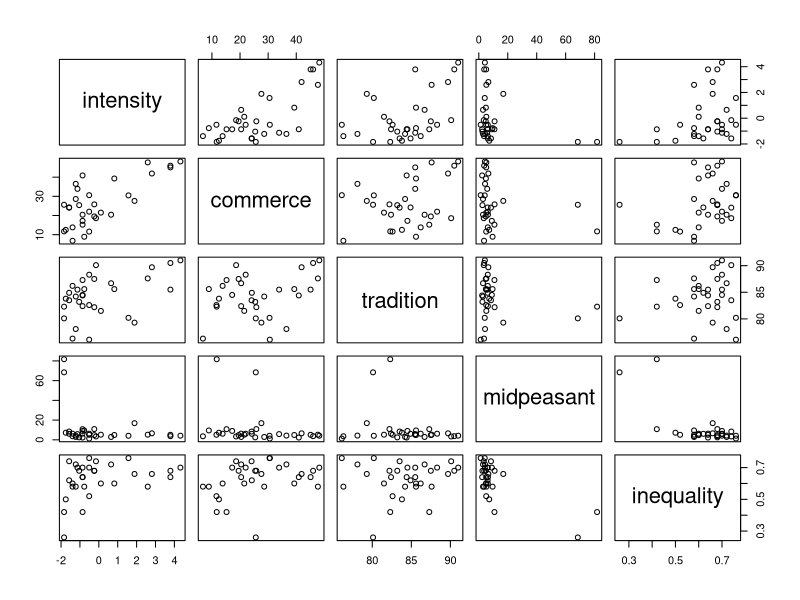
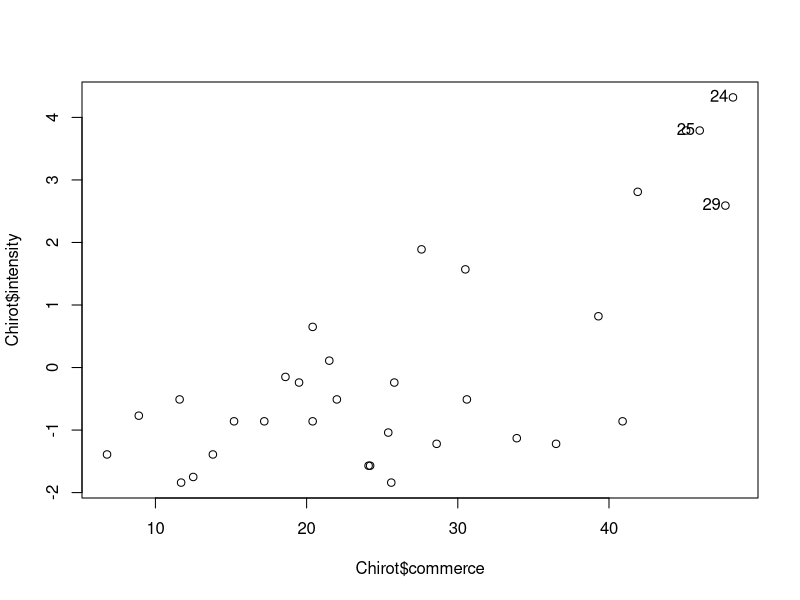
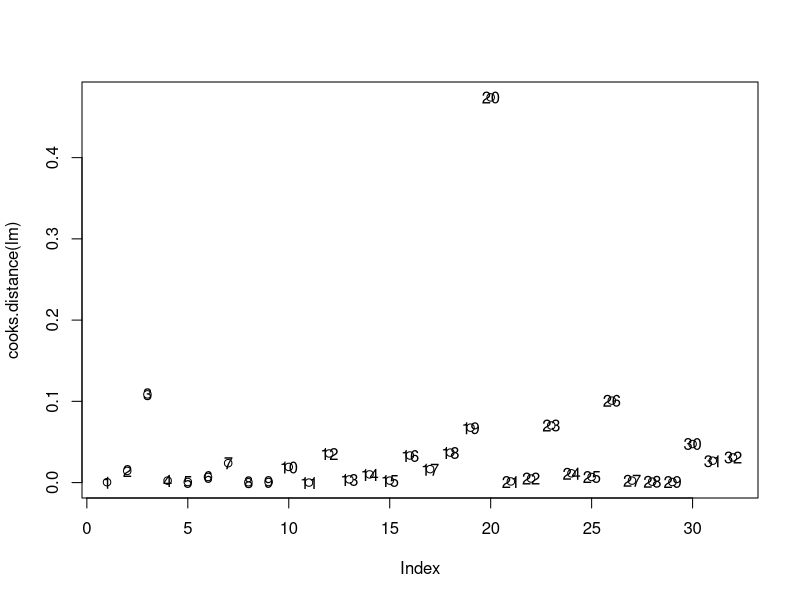
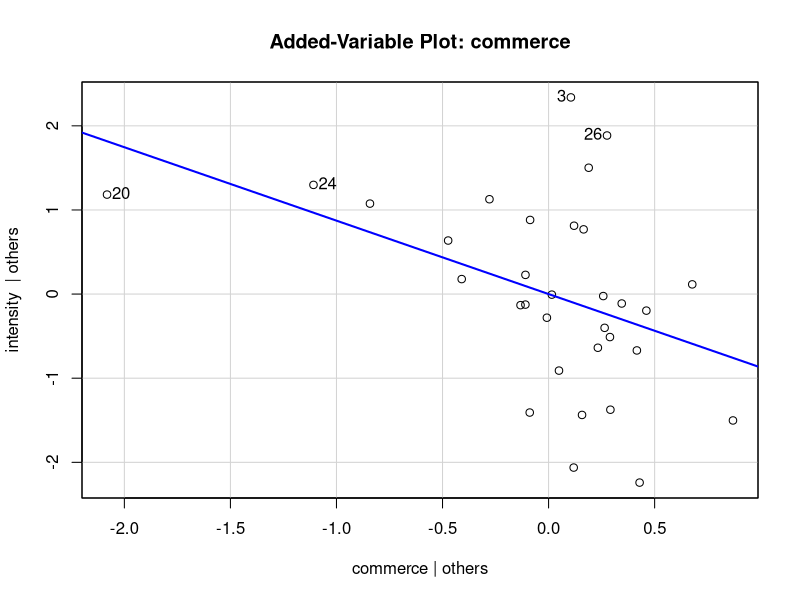
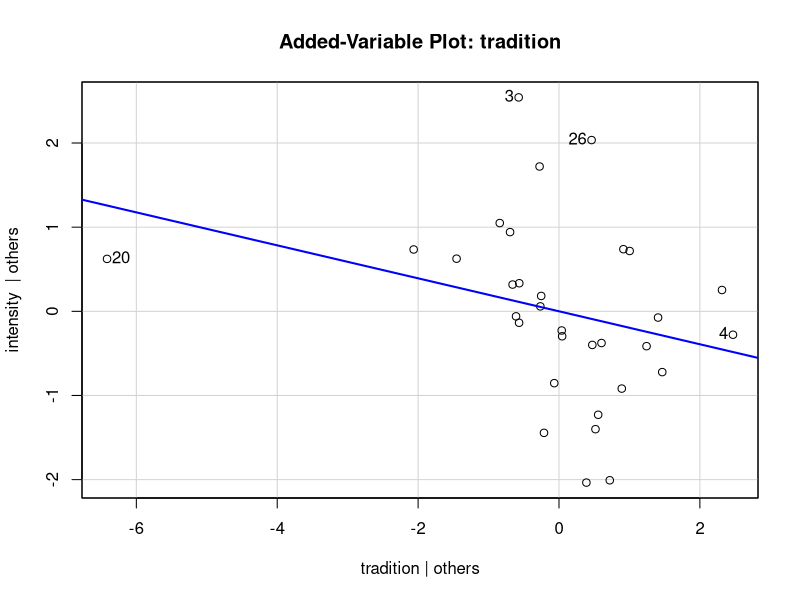
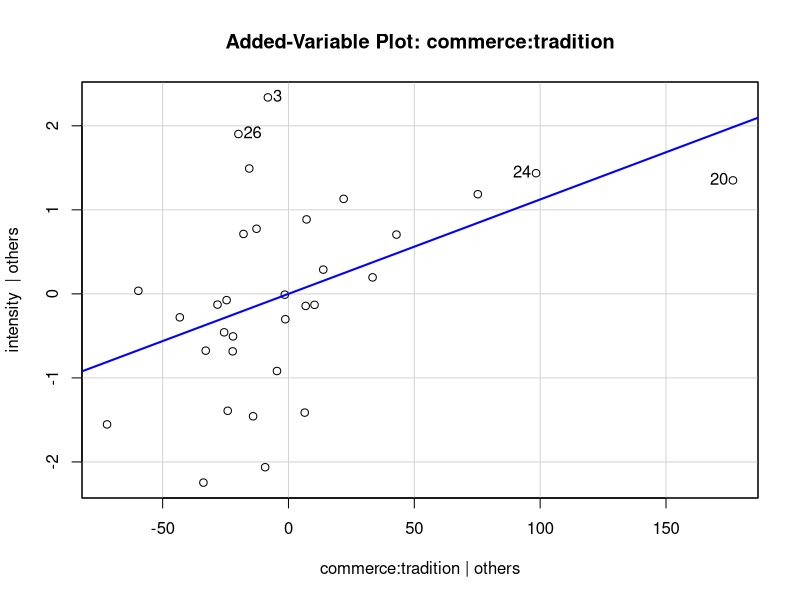
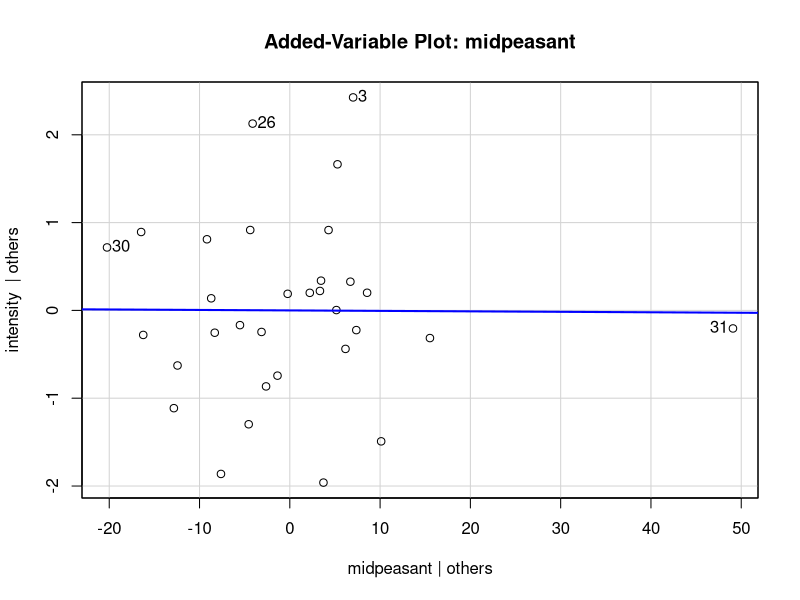
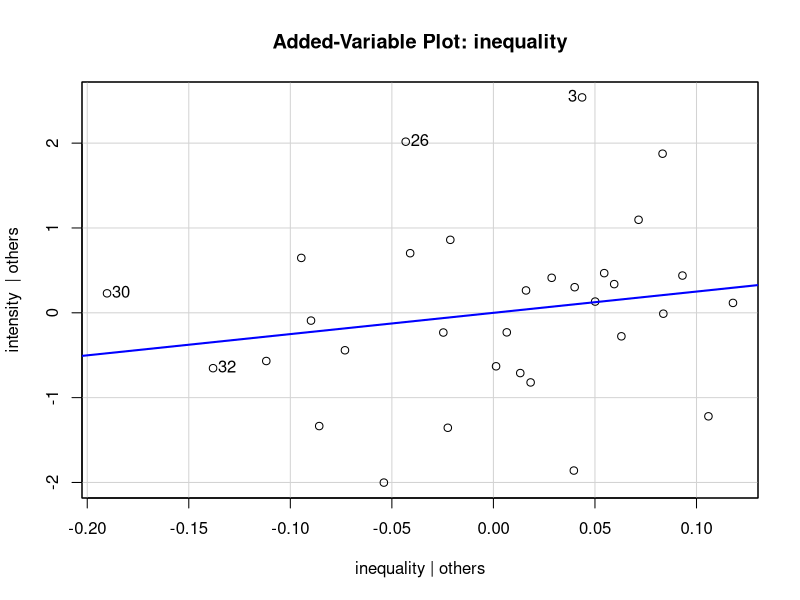

Here is the R script that generated these plots, in order:
## ---- chunk 1
knitr::opts_chunk$set(echo = TRUE)

# Here you load the necessary packages.
# Here you enter your name: Soju Hokari - It won't show in the .html file but show in the .rmd file.
library(car)

# Do the things I did for HW 4 to clean the data
advertising <- read.csv("datasets/advertising2.csv")

# reorder the factor levels
advertising$Day <- factor(advertising$Day, levels = c(
  "Monday",
  "Tuesday",
  "Wednesday",
  "Thursday",
  "Friday"
))
advertising$Section <- factor(advertising$Section)
levels(advertising$Day)
## ---- chunk 2
# To test if there is a significant difference in number of inquiries between
#   the two section on Monday, we do a multiple comparison.
advertising$grouping <- advertising$Day:advertising$Section

contrasts(advertising$grouping) <- contr.sum(levels(advertising$grouping))

contrasts(advertising$grouping)

levels(advertising$grouping)

linearHypothesis(
  lm(data = advertising, Inquiries ~ grouping),
  c(0, 1, -1, 0, 0, 0, 0, 0, 0, 0), # Here, we make the hypothesis that beta_1 + (-beta_2) = 0
  rhs = 0
)
## ---- chunk 3
Chirot
library(dplyr)

lm <- lm(
  intensity ~ commerce +
    tradition +
    commerce:tradition +
    midpeasant +
    inequality,
  data = Chirot
)

# Leverage
# High leverage points are those which are strong outliers with respect to the independent variables
plot(Chirot)

# Example of a plot for intensity ~ commerce.
plot(Chirot$commerce, Chirot$intensity)
showLabels(
  Chirot$commerce,
  Chirot$intensity,
  n = 3,
  method = hatvalues(lm(intensity ~ commerce, data = Chirot)),
  labels = row.names(Chirot)
)

# Here, the points with the highest hat values are all in the top right corner.
## ---- chunk 4
hatvalues(lm)
h_bar <- (5 + 1) / nrow(Chirot)

data.frame(hatvalues(lm)) %>%
  filter(hatvalues.lm. > 2 * h_bar)
## ---- chunk 5
ind_vars <- c("commerce", "tradition", "commerce:tradition", "midpeasant", "inequality")

for (var in ind_vars) {
  if (var == "commerce:tradition") {
    lm_partial <- lm(intensity ~ commerce:tradition, data = Chirot)
  } else {
    lm_partial <- lm(Chirot$intensity ~ Chirot[[var]])
  }

  h_bar <- (1 + 1) / nrow(Chirot)

  print(var)
  print(
    data.frame(hatvalues(lm_partial)) %>%
      filter(hatvalues.lm_partial. > 2 * h_bar)
  )
}
## ---- chunk 6
# Studentized Residuals
# The studentized residual is a measure of outliers in the y direction.
rstudent(lm)
# We can run an outlierTest to measure whether we have any extreme residuals.
outlierTest(lm, row.names(Chirot))
## ---- chunk 7
# Influence
# Influence is a measure of how much a point can influence the fitted model.
# We can use cook's distance to look for high-influence points
cooks.distance(lm)
# If Cook's distance is > 4 / (n - k - 1), then it is unusually influential.
data.frame(cooks.distance(lm)) %>%
  filter(cooks.distance.lm. > 4 / (nrow(Chirot) - 5 - 1))
plot(cooks.distance(lm))
text(cooks.distance(lm), label = row.names(Chirot))
## ---- chunk 8
# Added-variable plots
# We use added-variable plots to create partial regression plots without having to fit two regression models.
for (var in ind_vars) {
  avPlot(lm, var, id = TRUE)
  # showLabels(
  #   lm$residuals,
  #   lm$residuals,
  #   n = 2,
  #   method = cooks.distance(lm),
  #   labels = row.names(Chirot)
  # )
}
# avPlot(lm, "commerce", id = TRUE)
# showLabels(
#   lm,
#   n = 2,
#   method = cooks.distance(lm),
#   labels = row.names(Chirot)
# )
## ---- chunk 9
# Residuals vs. fitted values
# qqplot of residuals
qqnorm(lm$residuals)
qqline(lm$residuals)
## ---- chunk 10
lm_bfox <- lm(partic ~ ., data = Bfox)
summary(lm_bfox)
## ---- chunk 11
# We can plot a scatterplot matrix and produce a correlation matrix to look for possible multicollinearity.
plot(Bfox)
cor(Bfox)
# Here, it looks like there is significant multicollinearity for many of the supposedly independent variables.

# Now, we can test for multicollinearity by calculaing the VIF for our linear model:
vif(lm_bfox)

# Here, we see that many of the variables are highly correlated with other variables. For instance, menwage, womwage, and debt all have VIFs that are over 60, which indicates a major problem. Even tfr and parttime, which have much lower VIFs, are close to 10, indicating there could be a problem.
